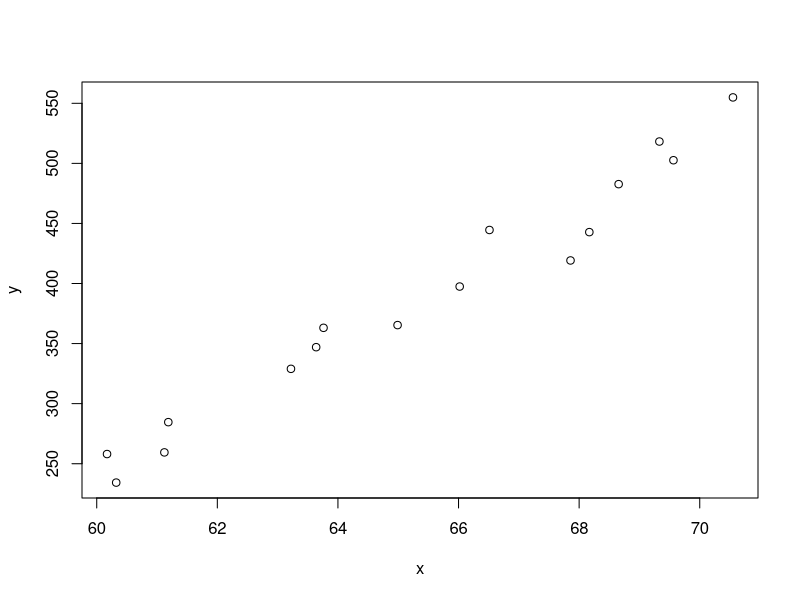
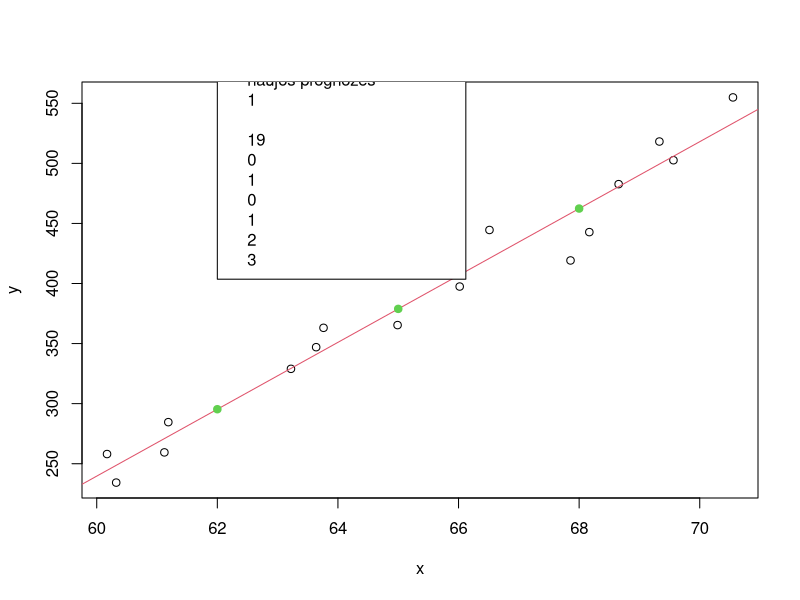

These figures' R source, in order:
## ---- chunk 1
knitr::opts_chunk$set(echo = TRUE)
## ---- chunk 2
x=longley$Employed
y=longley$GNP
plot(x,y)
mod=lm(y~x)
summary(mod)
## ---- chunk 3
newx=c(62,65,68)
newy= predict(mod, newdata=data.frame(x=newx))
newy
## ---- chunk 4
plot(x,y)
abline(mod, col=2)
points(newx,newy, col=3, pch=19)
legend(62,620, c("Kintamuju sklaidos diagrama", "tiesines regresijos tiese", "naujos prognozes", pch=c(1,NA,19), lty=c(0,1,0), col=c(1,2,3)))
